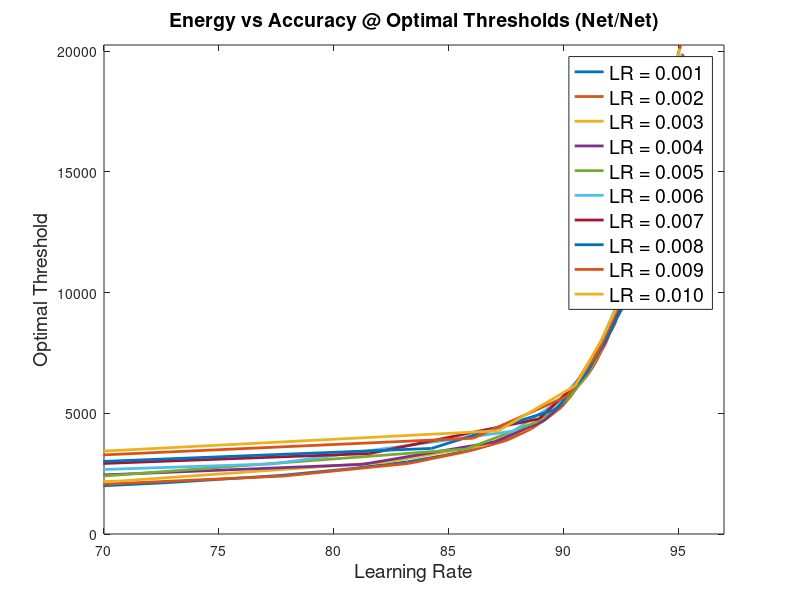

The MATLAB source for this figure:
acc_lr_001 = [10.563333333334171,10.950000000000898,13.528333333334635,23.716666666661336,28.456666666657025,37.473333333315495,52.17499999996879,65.82333333328971,72.78833333328338,77.70999999994557,80.7549999999428,83.21666666660722,84.82666666660576,86.15166666660456,87.06333333327039,87.79333333326973,88.31666666660259,88.71999999993555,89.14166666660184,89.49166666660152,89.77833333326792,90.00666666660105,90.25833333326749,90.42166666660067,90.59166666660052,90.80666666660032,91.01166666660014,91.12499999993337,91.25833333326658,91.44499999993307,91.58333333326628,91.65833333326621,91.75666666659946,91.87999999993268,92.01999999993255,92.16166666659909,92.16833333326575,92.32166666659894,92.35166666659892,92.49833333326545,92.53166666659875,92.68499999993195,92.73333333326524,92.8399999999318,92.92999999993172,92.988333333265,93.05833333326494,93.06166666659827,93.1366666665982,93.26666666659808,93.33833333326469,93.38499999993131,93.44999999993125,93.55666666659782,93.58833333326446,93.65999999993106,93.70166666659769,93.75499999993097,93.79833333326427,93.87999999993086,93.9399999999308,94.04666666659737,94.00499999993075,94.07666666659735,94.14333333326395,94.14833333326395,94.21333333326389,94.23833333326387,94.29833333326381,94.35833333326376,94.39166666659706,94.43999999993035,94.44833333326368,94.46499999993033,94.5666666665969,94.63499999993017,94.6483333332635,94.68666666659679,94.72999999993009,94.76666666659672,94.81999999993,94.87999999992995,94.88833333326328,94.92833333326324,94.96666666659654,94.9399999999299,95.02666666659648]
acc_lr_002 = [10.461666666667488,21.21666666666361,36.149999999983365,64.60999999995748,77.7899999999455,83.26833333327384,85.79333333327155,87.51999999993664,88.60333333326899,89.319999999935,89.93166666660112,90.33166666660075,90.66999999993378,91.06333333326675,91.36666666659981,91.6016666665996,91.83999999993272,92.02166666659922,92.26999999993232,92.37833333326556,92.54333333326541,92.68833333326528,92.83666666659848,93.01833333326498,93.04499999993162,93.22333333326479,93.361666666598,93.45499999993125,93.56499999993115,93.719999999931,93.77166666659762,93.87666666659753,93.9883333332641,94.0549999999307,94.11666666659731,94.25333333326385,94.3516666665971,94.39333333326373,94.47499999993032,94.60333333326354,94.60333333326354,94.7533333332634,94.78999999993003,94.85999999992997,94.99999999992984,94.99166666659652,95.12333333326306]
acc_lr_003 = [13.126666666667905,35.03499999998438,70.66499999995197,82.30333333327472,86.55333333327086,88.45999999993579,89.47166666660154,90.24666666660083,90.85166666660028,91.23999999993326,91.62499999993291,91.93499999993263,92.1799999999324,92.50333333326545,92.67499999993196,92.92833333326506,93.12833333326488,93.24333333326477,93.52333333326452,93.61666666659777,93.81833333326425,93.97333333326411,94.0499999999307,94.17499999993059,94.30499999993047,94.42999999993036,94.6099999999302,94.74333333326341,94.82499999993,94.93166666659657,95.09166666659642]
acc_lr_004 = [17.17833333333395,54.369999999966794,81.25666666660901,87.00499999993711,89.14999999993516,90.13666666660093,90.83333333326696,91.37166666659981,91.90666666659932,92.24666666659901,92.59499999993203,92.84666666659847,93.12833333326488,93.35833333326467,93.63499999993108,93.86499999993087,94.05166666659737,94.17333333326393,94.39166666659706,94.54666666659692,94.69333333326345,94.87166666659662,95.0116666665965]
acc_lr_005 = [20.784999999997336,69.18333333328665,85.77499999993823,88.8466666666021,90.27166666660081,91.07333333326675,91.62333333326625,92.13166666659912,92.53333333326542,92.95833333326503,93.30333333326472,93.5716666665978,93.89166666659752,94.07999999993068,94.29333333326382,94.53666666659693,94.77833333326338,94.85499999992997,95.03499999992981]
acc_lr_006 = [25.734999999992834,77.32999999994591,87.81666666660304,89.85333333326786,90.94833333326686,91.61333333326625,92.16833333326575,92.68833333326528,93.10499999993156,93.52999999993118,93.8399999999309,94.09166666659733,94.32666666659712,94.59499999993021,94.7816666665967,94.99999999992984,95.17833333326301]
acc_lr_007 = [31.67833333332076,81.5583333332754,88.93666666660202,90.51166666660059,91.40333333326645,92.21499999993237,92.75333333326522,93.23833333326478,93.729999999931,94.04833333326404,94.36166666659709,94.55833333326358,94.87333333326329,95.0449999999298]
acc_lr_008 = [36.651666666649575,84.26666666660627,89.67999999993468,91.0466666666001,91.898333333266,92.71833333326525,93.19999999993148,93.72166666659767,94.16666666659727,94.4283333332637,94.71833333326343,95.0066666665965]
acc_lr_009 = [41.15166666664548,86.07166666660463,90.2049999999342,91.45666666659973,92.27333333326565,93.08999999993158,93.52999999993118,93.94666666659747,94.36999999993041,94.64499999993016,94.95499999992988,95.2266666665963]
acc_lr_010 = [45.08333333330857,87.16999999993696,90.52166666660058,91.67666666659953,92.52666666659876,93.22166666659813,93.6916666665977,94.12833333326397,94.50499999993029,94.76166666659672,95.06333333326312]

e_lr_001 = [99.83999150482477, 208.78444079568504, 361.6080397223564, 616.7339799283953, 860.4451514092646, 1138.9126840810486, 1477.019100899017, 1804.332805529363, 2129.3019162842807, 2427.815229920581, 2706.631232190699, 2987.8283753176565, 3257.6346216863294, 3506.4298287173015, 3767.0036739780244, 4012.061735476711, 4246.762158764456, 4487.533891669906, 4716.412760177207, 4949.447518128069, 5180.952788224558, 5411.819266133746, 5642.148714866845, 5851.796385066062, 6082.319421887511, 6307.994276546857, 6544.604734333282, 6777.834734383232, 7007.777383331367, 7221.626511976469, 7449.948711631951, 7659.604524723331, 7885.920439116994, 8116.535337204998, 8324.001824902734, 8552.405361202773, 8779.045586574886, 8981.61398029808, 9214.024575852462, 9429.14924099246, 9651.30287711795, 9863.15361271117, 10075.952721996135, 10304.712025540373, 10521.318801035979, 10728.400931507565, 10947.344268021327, 11158.25849432691, 11372.358859549593, 11580.154911120551, 11793.034649217012, 11994.934689666326, 12203.668691118815, 12407.036832093114, 12618.380668177748, 12835.3119251122, 13038.289504562128, 13241.450896300317, 13454.542399419424, 13659.531720652718, 13864.129007361638, 14075.095397784107, 14277.897356177267, 14487.12468077968, 14697.13435073762, 14908.627091882607, 15110.837831058838, 15318.13870704178, 15527.142369141297, 15734.029144416254, 15933.424017718873, 16146.122896633298, 16351.352302374686, 16556.725236877137, 16756.358045611607, 16968.026865186763, 17164.67064517398, 17362.917527482296, 17557.010499405238, 17756.830246434016, 17966.613021648824, 18157.297693372537, 18351.251981877755, 18546.668083133278, 18748.05748316575, 18949.41897573196, 19136.384803325367]
e_lr_002 = [204.86412886809563, 637.589614686474, 1174.8791203386054, 1834.5260806230322, 2399.159378766276, 2923.8945216668817, 3417.7117214532095, 3873.115369900872, 4354.9872022913205, 4814.6898183549865, 5266.586592584052, 5725.805375252578, 6163.449961237009, 6592.461513805855, 7034.476074739717, 7478.894434650492, 7886.137927150129, 8315.266307316371, 8743.855620581282, 9170.792979218435, 9601.939913791244, 10035.219539504773, 10464.968711046933, 10875.975278055423, 11292.937640754953, 11720.894203429429, 12150.768992610367, 12554.9890371614, 12970.867731092556, 13376.126945793494, 13802.74146684596, 14185.865631281464, 14599.331699302813, 15022.517395928502, 15443.948976948912, 15854.145427358872, 16262.190915699564, 16682.990676717964, 17068.170592686743, 17451.74847824599, 17862.82952649885, 18267.109924772314, 18671.832339511016, 19086.769111059053, 19494.781190404607, 19864.600623378552, 20258.65384566423]
e_lr_003 = [428.0621971289426, 1236.4393072527362, 2193.2425597388087, 2978.756331725809, 3679.7296834607355, 4370.2575264606285, 5019.513427360542, 5674.977212003247, 6345.711157379051, 6966.7140288157225, 7612.9545811611915, 8236.393830994542, 8872.098861305614, 9496.921732427882, 10114.207379420533, 10730.796559102664, 11341.974348423235, 11946.618893479266, 12536.57550435594, 13160.652234031724, 13759.46396432647, 14368.844582835483, 14960.606214660547, 15521.160318314369, 16106.196901134335, 16680.152297203942, 17265.987018465756, 17842.68559480823, 18412.904261748, 18972.923305152934, 19509.648704454685]
e_lr_004 = [662.0693986807205, 1843.4973263096244, 2884.1749952633677, 3813.5836578446647, 4687.617302883946, 5566.112141079771, 6376.099083392592, 7248.89111300341, 8089.648166753375, 8880.411096699914, 9706.3248371308, 10526.172834820998, 11306.930193533128, 12094.058012625454, 12866.838438341132, 13665.581716157934, 14451.718508535821, 15236.392896380226, 15974.883994484451, 16724.175284487468, 17463.89844885414, 18227.887059779914, 18956.733626934296]
e_lr_005 = [922.3403504284414, 2343.957015152237, 3519.2079450362858, 4641.229165972642, 5665.596504587739, 6692.004735108596, 7733.199953882225, 8707.407255233964, 9751.386734303198, 10726.735575261084, 11706.712300539088, 12676.317443167973, 13563.88792732617, 14542.302285639036, 15424.60214906319, 16366.77803599338, 17308.084022269908, 18258.677039342336, 19141.801615633238]
e_lr_006 = [1279.5730506605255, 2903.633084897462, 4263.153461604417, 5521.206244669996, 6750.056845220571, 7923.06006664482, 9111.560988372794, 10301.218707456856, 11426.118658480229, 12500.002682798491, 13577.917617288289, 14687.00879711813, 15757.439755495303, 16795.45204922312, 17820.674372806254, 18864.335461116014, 19919.741473658258]
e_lr_007 = [1566.231380003302, 3331.838840129067, 4768.89751923614, 6160.934387504657, 7552.683603301121, 8875.365051518967, 10200.48518516021, 11496.209625330212, 12755.3926370179, 13941.27656064707, 15168.231391750685, 16376.77679412435, 17491.20442307024, 18713.994749199224]
e_lr_008 = [1753.764525054796, 3545.5096552101186, 5164.611604934928, 6704.332311546754, 8156.458712039028, 9623.47251436281, 11101.206547418136, 12606.587177171179, 14007.260899870267, 15348.233567368456, 16720.440302452433, 18088.269345843757]
e_lr_009 = [2039.8820572780069, 3967.8615800683897, 5726.692200543926, 7456.215447041001, 9120.45540468814, 10719.8174338797, 12302.28125939997, 13835.257940781887, 15443.783579650106, 16915.97576725424, 18342.516946499105, 19872.186781244305]
e_lr_010 = [2216.7982743997804, 4275.360902040085, 6144.616717886703, 8053.353666117698, 9792.682277922762, 11537.11455437892, 13369.143800832266, 15061.74256569155, 16768.812908716245, 18428.763094004753, 20106.34147649393]

plot(acc_lr_001, e_lr_001, 'linewidth', 2)
hold on
plot(acc_lr_002, e_lr_002, 'linewidth', 2)
hold on
plot(acc_lr_003, e_lr_003, 'linewidth', 2)
hold on
plot(acc_lr_004, e_lr_004, 'linewidth', 2)
hold on
plot(acc_lr_005, e_lr_005, 'linewidth', 2)
hold on
plot(acc_lr_006, e_lr_006, 'linewidth', 2)
hold on
plot(acc_lr_007, e_lr_007, 'linewidth', 2)
hold on
plot(acc_lr_008, e_lr_008, 'linewidth', 2)
hold on
plot(acc_lr_009, e_lr_009, 'linewidth', 2)
hold on
plot(acc_lr_010, e_lr_010, 'linewidth', 2)
axis([70 97 0 Inf])
legend({'LR = 0.001', 'LR = 0.002', 'LR = 0.003', 'LR = 0.004', 'LR = 0.005', 'LR = 0.006', 'LR = 0.007', 'LR = 0.008', 'LR = 0.009', 'LR = 0.010'}, 'fontsize', 14)

title('Energy vs Accuracy @ Optimal Thresholds (Net/Net)','fontsize', 14)
xlabel('Learning Rate', 'fontsize', 14)
ylabel('Optimal Threshold', 'fontsize', 14)